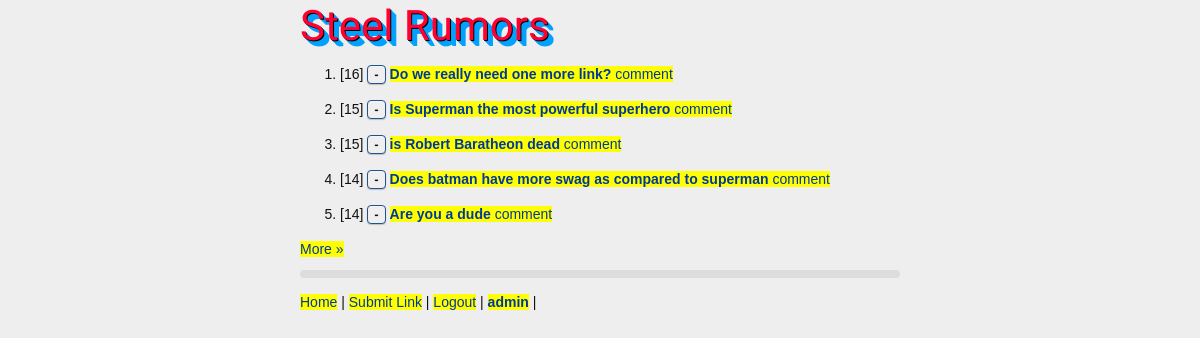
The app's page / (signed in) with its own data.
### links/models.py (models this page shows, shortened)
class Link(models.Model):
	title = models.CharField("Headline", max_length=100)
	submitter = models.ForeignKey(User)
	submitted_date = models.DateTimeField(auto_now_add=True)
	rank_score = models.FloatField(default=0.0)
	url = models.URLField("URL", max_length=250, blank=True)
	description = models.TextField(blank=True)
	with_votes = LinkVoteCountManager()
	objects = models.Manager()   # default manager

### links/views.py (the view)
# urls.py: url(r'^$', LinkListView.as_view(), name='home'),
class LinkListView(RandomGossipMixin, ListView):
	model = Link
	queryset = Link.with_votes.all()
	paginate_by = 5
	def get_context_data(self, **kwargs):
		context = super(LinkListView, self).get_context_data(**kwargs)
		if self.request.user.is_authenticated():
			voted = Vote.objects.filter(voter=self.request.user)
			links_in_page = [link.id for link in context["object_list"]]
			voted = voted.filter(link_id__in=links_in_page)
			voted = voted.values_list('link_id', flat=True)
			context["voted"] = voted
		return context

### links/views.py (called while the page is built)
	def get_context_data(self, **kwargs):
		context = super(RandomGossipMixin, self).get_context_data(**kwargs)
		context[u"randomquip"] = Comment.objects.order_by('?')[0]
		return context

### links/templates/links/link_list.html (shortened to what this page needs)
{% extends 'base.html' %}
{% load comments %}
{% block content %}
{% if is_paginated %}
<ol start="{{ page_obj.start_index }}">
{% else %}
<ol>
{% endif %}
	{% for link in object_list  %}
	<form method="POST" action={% url 'vote' %} class="vote_form">
		<li> [{{ link.votes }}]
			{% if not user.is_authenticated %}
			<button disabled title="Please login to vote">+</button>
			{% elif link.pk not in voted %}
			<button>+</button>
			{% else %}
			<button>-</button>
			{% endif %}
			<a href="{% url 'link_detail' pk=link.pk %}">
				<b>{{ link.title }}</b>
				{% get_comment_count for link as comment_count %}
				{{ comment_count }} comment{{ comment_count|pluralize }}
			</a>
		</li>
	</form>
	{% endfor %}
</ol>
{% if is_paginated %}
<div class="pagination">
	{% if page_obj.has_next %}
	<a href="?page={{ page_obj.next_page_number }}">More &raquo;</a>
	{% endif %}
</div>
{% endif %}
<blockquote style="background-color: #ddd; padding: 4px; border-radius: 10px; margin: 10px 0; color: #666; font-size: smaller: text-shadow: rgba(255,255,255,0.8) 1px 1px 0;">
</blockquote>
{% endblock %}

### links/templates/base.html (shortened to what this page needs)
{% load static %}
<html>
<head>
  <link rel="stylesheet" type="text/css" href="{% static 'links/css/main.css' %}">
<body>
<h1>Steel Rumors</h1>
{% block content %}
{% endblock %}
<footer>
  <p>
    <a href="{% url 'home' %}">Home</a> |
{% if user.is_authenticated %}
    <a href="{% url 'link_create' %}">Submit Link</a> |
    <a href="{% url 'logout' %}">Logout</a> |
    <a href="{% url 'profile' slug=user.username %}"><b>{{ user.username }}</b></a> |
{% else %}
	<a href="{% url 'registration_register' %}">Register</a> |
    <a href="{% url 'login' %}">Login</a>
{% endif %}
  </p>
</footer>
</body>
</html>

### links/static/links/css/main.css (style rules this page uses)
html, body { margin: 0; padding: 0; height: 100%; font: 14px/21px Helvetica, Sans-Serif; }
html { color: #111; background: #eee; }
body { margin: 0 auto; min-height: 100%; position: relative; max-width: 600px; margin: 0 auto; }
h1, h2, h3, h4, h5, h6 { color: #FF0031; }
h1 { font-family: 'Passion One', cursive; font-weight: normal; padding: 15px 0 0 0; font-size: 3em; text-shadow: 1px 1px #000, 2px 2px #02a2fe, 3px 3px #02a2fe, 4px 4px #02a2fe, 5px 5px #02a2fe, 6px 6px #02a2fe; }
a { background: #FFFF00; color: #00399C; text-decoration: none; }
button, input[type="button"], input[type="reset"], input[type="submit"] { cursor: pointer; -webkit-appearance: button; -webkit-border-radius: 4px; -moz-border-radius: 4px; border-radius: 4px; border: solid 1px #20538D; text-shadow: 0 -1px 0 rgba(0, 0, 0, 0.4); -webkit-box-shadow: inset 0 1px 0 rgba(255, 255, 255, 0.4), 0 1px 1px rgba(0, 0, 0, 0.2); -moz-box-shadow: inset 0 1px 0 rgba(255, 255, 255, 0.4), 0 1px 1px rgba(0, 0, 0, 0.2); box-shadow: inset 0 1px 0 rgba(255, 255, 255, 0.4), 0 1px 1px rgba(0, 0, 0, 0.2); }

### records on screen
Link: votes "16", title "Do we really need one more link?"
Link: votes "15", title "Is Superman the most powerful superhero"
Link: votes "15", title "is Robert Baratheon dead"
Link: votes "14", title "Does batman have more swag as compared to superman"
Link: votes "14", title "Are you a dude"

### other values on screen
{{ user.username }} "admin"
